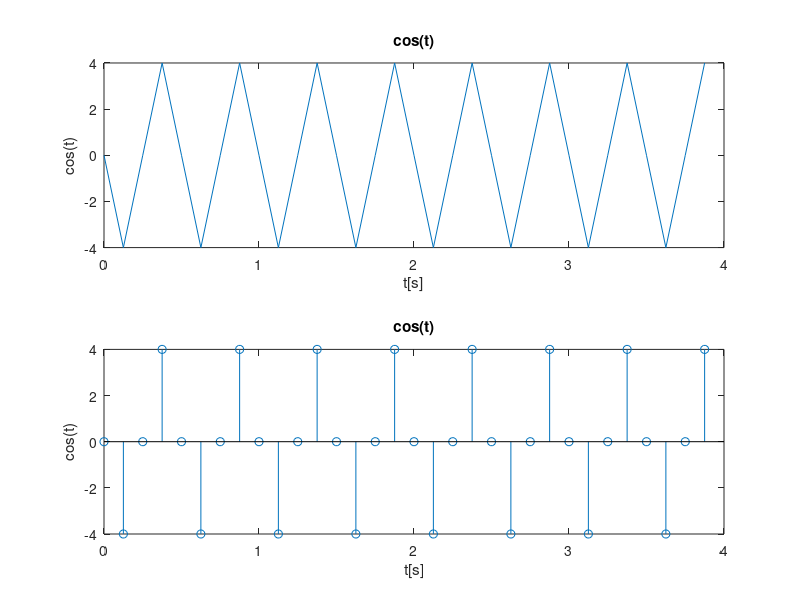

The MATLAB source for this figure:
close all;
clear all;
clc;

Fs=8;
T=4;
Ts=1/Fs;
A=4;
f=2;
fi=pi/2;
M=0;

t=0:Ts:T-Ts;
x = A*cos(2*pi*f*t+fi)+M;
subplot(2,1,1)
plot(t,x)
title('cos(t)')
xlabel('t[s]')
ylabel('cos(t)')
subplot(2,1,2)
stem(t,x)
title('cos(t)')
xlabel('t[s]')
ylabel('cos(t)')